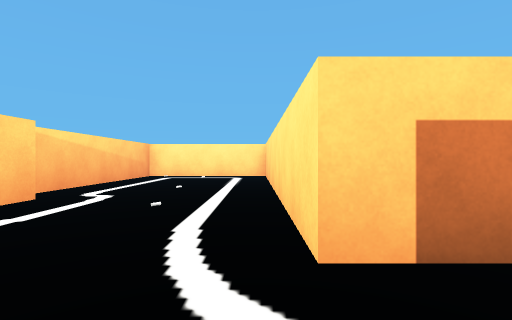
view 1 (above)

13 first-person views from a walk through a world built for the Webots simulator. The camera is 0.05 m above the floor, looks level and sees 85° across. The floor is counted in squares, 0.1 m on a side. Each view is taken from the middle of a square. On the plan, view 1 faces up. The plan holds only what a view shows up to about 9 squares ahead; the rest is blank. The place goes on beyond the plan. Robots are left out. Webots' stock objects and surfaces are drawn as simple stand-ins.

view 2
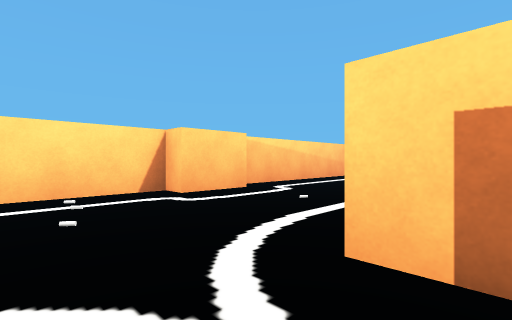

view 3
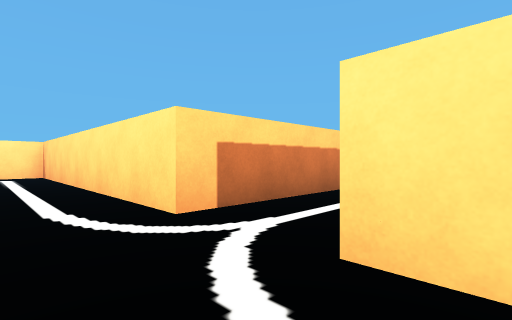

view 4
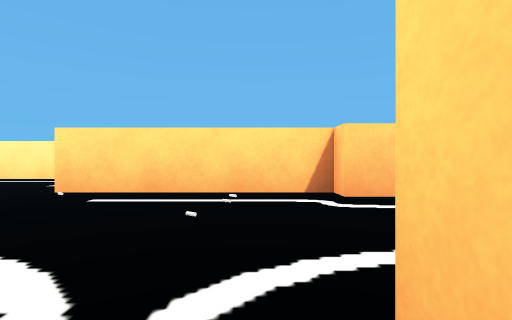

view 5
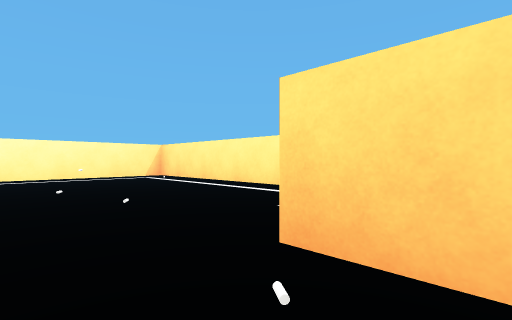

view 6
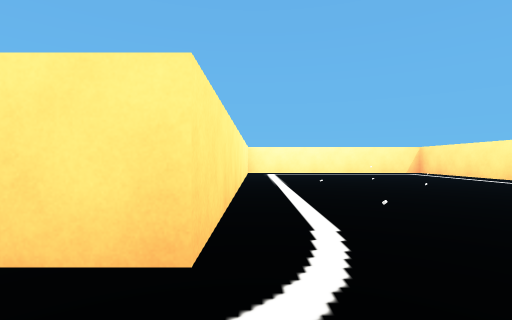

view 7
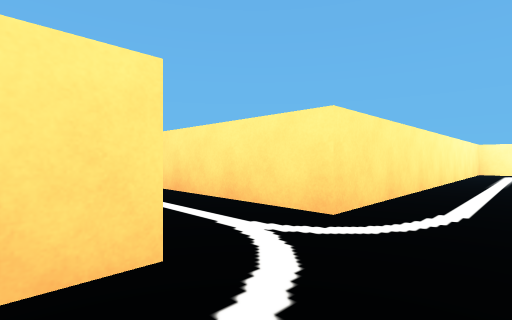

view 8
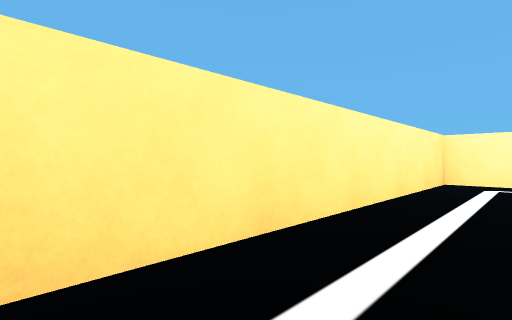

view 9
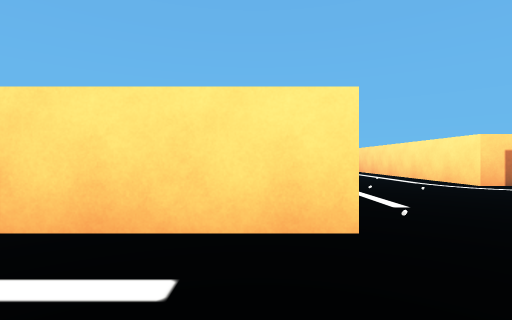

view 10
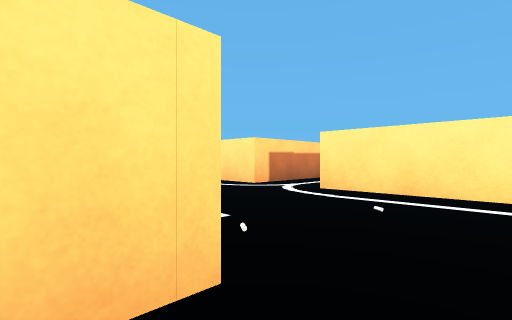

view 11
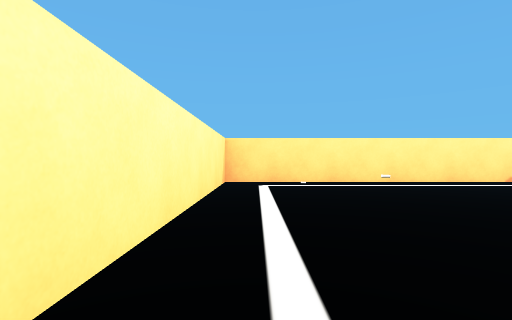

view 12
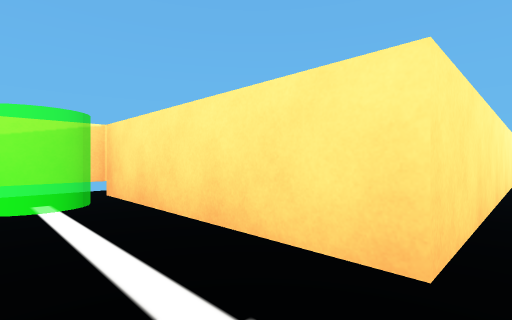

view 13
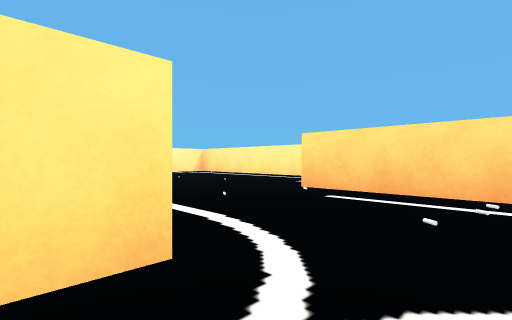

### Floor plan
Points are (right, up) in squares from view 1. A wall is a line through its corners. A room is listed if a view was taken in it or the views show most of it. See-through windows are left out.
Room 1 (views 1, 2, 4, 6, 7, 12, 13)
walls: (-2.8, 3.6) (-2.8, 2.2) (-3.3, 2.2) (-3.3, -0.4); (0.3, -0.3) (4.3, -0.3); (3.1, 1.3) (0.3, 1.3) (0.3, 8.6) (-3.3, 8.6) (-3.3, 4)
ways out: opening at (-1.5, -1.5) to room 2
Room 2 (views 3, 5, 8, 9, 10, 11)
walls: (-6.3, -3.1) (-6.3, -9.7) (0.3, -9.7) (0.3, -0.3); (-3.3, -0.4) (-3.3, -2.1) (-5.8, -2.1)
ways out: opening at (-1.5, -1.5) to room 1

Where each view was taken, in squares from view 1:
view 1: 0 up, 0 right, facing up
view 2: 0 up, 1 right, facing up-left
view 3: 1 down, 1 left, facing up-right
view 4: 1 up, 1 right, facing left
view 5: 1 down, 2 left, facing down-left
view 6: 1 up, 0 right, facing down
view 7: 2 up, 1 left, facing down-right
view 8: 3 down, 1 left, facing down-right
view 9: 4 down, 4 left, facing up
view 10: 3 down, 4 left, facing up-right
view 11: 9 down, 0 right, facing left
view 12: 1 up, 0 right, facing down-right
view 13: 1 up, 1 right, facing down-left
